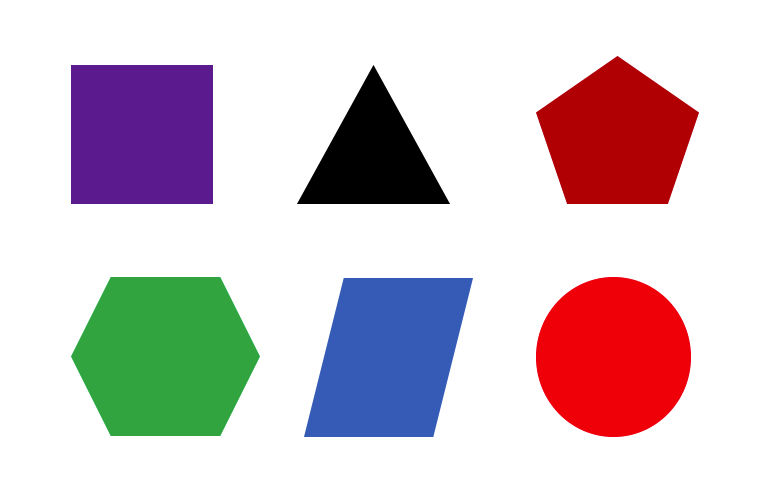
#> input picture shapes.png, 778 x 488 px
$ python color_filter.py
#> lines starting #> are read from the running program, lines starting #| are printed output that depends on the picture; after the words box and inside, x2 and y2 are one past the last pixel; in counts of white or black regions, pixels touching at a corner belong together
import cv2
import numpy as np

img_file = 'shapes.png'

# RGB이미지 데이터
img = cv2.imread(img_file)
#> img is the input picture: shape (488, 778, 3); mean B, G, R 202.3, 197.1, 211.3

img_hsv = cv2.cvtColor(img, cv2.COLOR_BGR2HSV)
#> img_hsv: shape (488, 778, 3); mean H, S, V 34.4, 56, 228.1

dst1= cv2.inRange(img, (0,0,100), (150, 150,255))
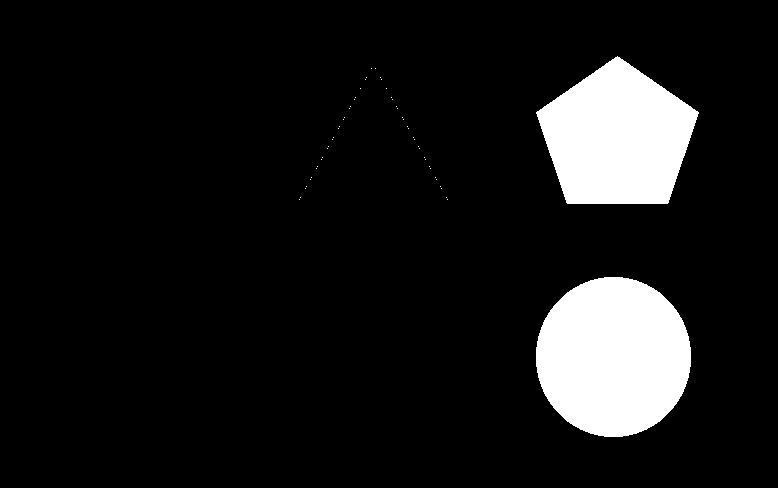
#> dst1: shape (488, 778); 9.6% white; 54 white regions (52 under 20 px), largest, box (x1, y1, x2, y2) and area: (536, 277, 691, 437) 19516, (536, 56, 699, 204) 16718
#H(색상):160~179 S(채도):200~255 V(진하기):0~255
dst2= cv2.inRange(img_hsv, (160,200,0), (179, 255,255))
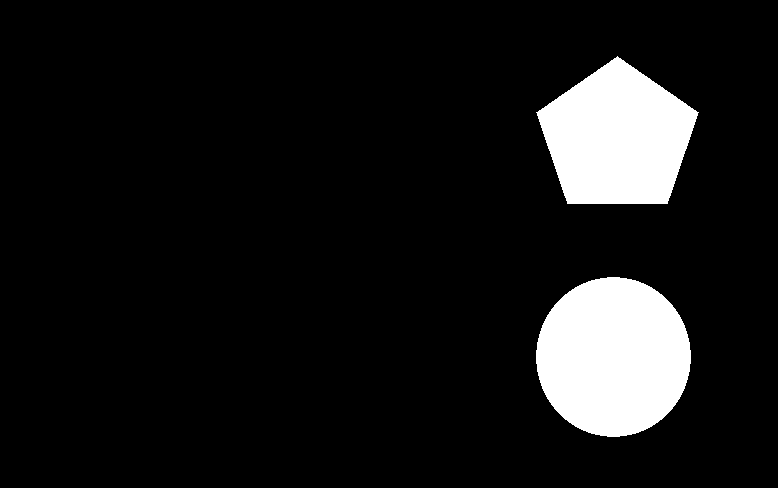
#> dst2: shape (488, 778); 9.5% white; 2 white regions, box (x1, y1, x2, y2) and area: (536, 277, 691, 437) 19404, (536, 56, 699, 204) 16582

cv2.imshow('original', img) #rgb
cv2.imshow('red only', dst1)
cv2.imshow('red only with hsv', dst2)

cv2.waitKey(0)
cv2.destroyAllWindows()
